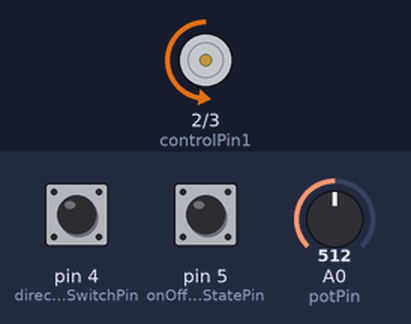
Recording of a program running on a simulated Arduino Uno, built with avr-gcc and run on an emulated ATmega328P. On the bench: motor-driver pin pairs drawn as motors (green arrow = first pin HIGH = forward, orange = second pin HIGH = backward, longer = more drive, scaled by the enable pin). The inputs (shaded band) are chosen by the test bench; at power-on: pin 5 (onOffSwitchStatePin) HIGH, A0 (potPin) = 512, pin 4 (directionSwitchPin) HIGH.

Above: at 1.2 s.
1.3 s: pin 5 (onOffSwitchStatePin) pulled LOW for 0.15 s
At 2.6 s:
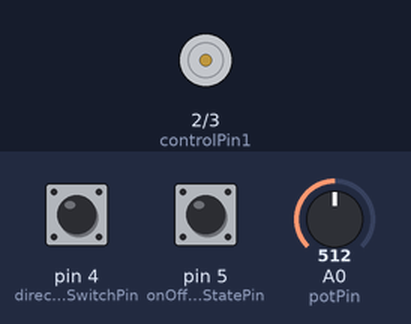
4.3 s: pin 5 (onOffSwitchStatePin) pulled LOW for 1 s
At 5.8 s:
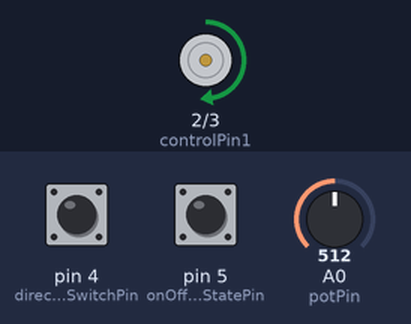
7.3 s: A0 (potPin) set to 716
At 8.0 s:
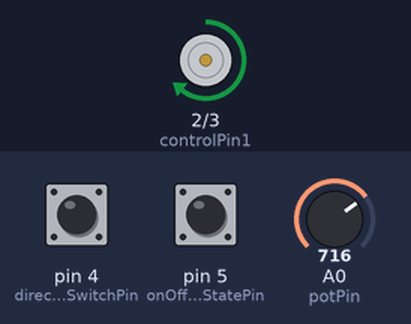
8.8 s: A0 (potPin) set to 900
At 9.1 s:
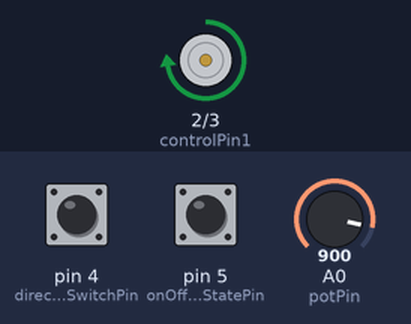
10.3 s: pin 5 (onOffSwitchStatePin) pulled LOW for 0.15 s
At 11.9 s:
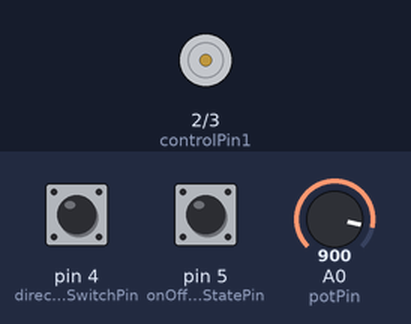
Timing chart, 0 to 13.4 s (numbered marks = the images above; inputs shaded):
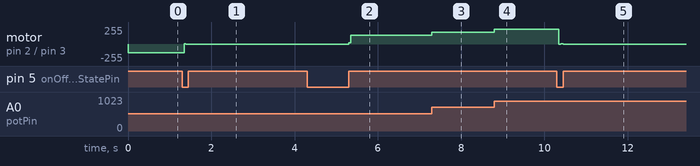

Measured:
- after the input at 1.3 s, motor on pin 2 (controlPin1) / pin 3 (controlPin2): backward 128/255 → backward 3/255 after 0.05 s, → stopped 0.10 s later
- after the input at 4.3 s, motor on pin 2 (controlPin1) / pin 3 (controlPin2): stopped → forward 128/255 after 1.0 s
- after the input at 7.3 s, motor on pin 2 (controlPin1) / pin 3 (controlPin2): forward 128/255 → forward 179/255 at once
- after the input at 8.8 s, motor on pin 2 (controlPin1) / pin 3 (controlPin2): forward 179/255 → forward 225/255 at once
- after the input at 10.3 s, motor on pin 2 (controlPin1) / pin 3 (controlPin2): forward 225/255 → forward 4/255 after 0.05 s, → stopped 0.10 s later

The program:

main.cpp
```cpp
#include <Arduino.h>

const int controlPin1         = 2;
const int controlPin2         = 3;
const int enablePin           = 9;
const int directionSwitchPin  = 4;
const int onOffSwitchStatePin = 5;
const int potPin              = A0;

int onOffSwitchState, previousOnOffSwitchState,
    directionSwitchState, previousDirectionSwitchState,
    motorEnabled, motorSpeed = 0;

int motorDirection = 1;

void setup() {
  pinMode (directionSwitchPin, INPUT);
  pinMode (onOffSwitchStatePin, INPUT);
  pinMode (controlPin1, OUTPUT);
  pinMode (controlPin2, OUTPUT);
  pinMode (enablePin, OUTPUT);

  digitalWrite (enablePin, LOW);
}

void loop() {
  onOffSwitchState =
    digitalRead (onOffSwitchStatePin);

  delay (1);

  directionSwitchState =
    digitalRead (directionSwitchPin);

  motorSpeed = analogRead (potPin) / 4;

  if (onOffSwitchState != previousOnOffSwitchState) {
    if (onOffSwitchState == HIGH) {
      motorEnabled = !motorEnabled;
    }
  }

  if (directionSwitchState != previousOnOffSwitchState) {
    if (directionSwitchState == HIGH) {
      motorDirection = !motorDirection;
    }
  }

  if (motorDirection == 1) {
    digitalWrite (controlPin1, HIGH);
    digitalWrite (controlPin2, LOW);
  }
  else {
    digitalWrite (controlPin1, LOW);
    digitalWrite (controlPin2, HIGH);
  }

  if (motorEnabled == 1) {
    analogWrite (enablePin, motorSpeed);
  }
  else {
    analogWrite (enablePin, 0);
  }

  previousDirectionSwitchState = directionSwitchState;

  previousOnOffSwitchState = onOffSwitchState;
}
```
